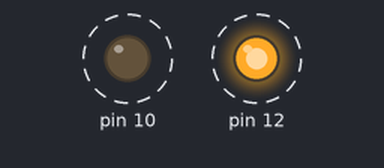
A sketch run on a simulated Arduino Uno, built with avr-gcc and run on an emulated ATmega328P. Shown: output pins drawn as LEDs (lit = HIGH). Dashed ring = blinking.

Above: at 0.5 s.
Timing chart, 0 to 4.6 s (numbered marks = the images above):
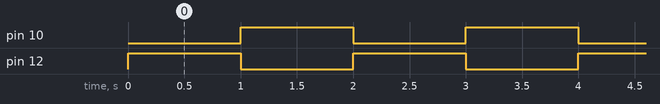

Measured:
- by itself, pin 10, pin 12: alternates HIGH for 1.0 s and LOW for 1.0 s

The sketch:

led_circuit1.ino
```cpp
void setup()
{
  pinMode(12, OUTPUT);
  pinMode(10, OUTPUT);
  Serial.begin(9600);
}

void loop()
{
  digitalWrite(12, HIGH);
  digitalWrite(10, LOW);
  delay(1000); // Wait for 1000 millisecond(s)
  digitalWrite(12, LOW);
  digitalWrite(10, HIGH);
  delay(1000); // Wait for 1000 millisecond(s)
}
```
